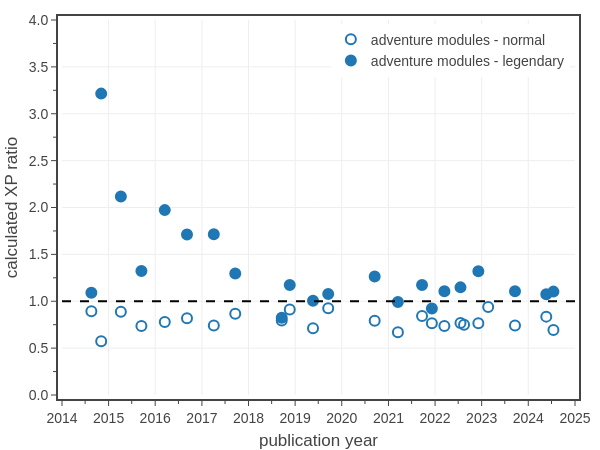

Notebook source saved alongside this figure:
### Markdown cell above
# Figures

### Code cell
# Fig. 1: plot eXP ratio vs time. Split data by book type.
from datetime import date

groups = {
    'adventure modules - normal': {
        'Legendary': ['N'],
        'marker': dict(
            size=10, 
            color='rgba(0,0,0,0.0)', 
            line=dict(color='rgba(31,119,180,1.0)', width=2)
        )
    },
    'adventure modules - legendary': {
        'Legendary': ['L','LL'],
        'marker': dict(
            size=10, 
            color='rgba(31,119,180,1.0)', 
            line=dict(color='rgba(31,119,180,1.0)', width=2)
        )
    }
}

group_columns = ['Date','group','Book']
date_range = [date(2014, 1, 1), date(2025, 1, 1)]

# plot results
fig = go.Figure()

for g in groups:
    group = groups[g]
    # summarize the current dataset
    df1 = df0[df0['CR'].between(1,30) & df0['Legendary'].isin(group['Legendary']) & df0['Book Type'].isin(['Adventure'])]
    df1['group'] = df1.apply(lambda row: 'adventure modules - normal' if row['Legendary'] == 'N' else 'adventure modules - legendary', axis=1)
    df1 = df1[group_columns + ['eXP Ratio']]

    dfG = df1.groupby(group_columns, observed=False).size().to_frame('Total').reset_index()
    dfG['eXP Ratio Mean'] = df1[group_columns + ['eXP Ratio']].groupby(group_columns, observed=False).mean().reset_index()['eXP Ratio']
    dfG['eXP Ratio Std Dev'] = df1[group_columns + ['eXP Ratio']].groupby(group_columns, observed=False).std().reset_index()['eXP Ratio']
    dfG = dfG.sort_values(by=['Date'])
    dfG = dfG[dfG['Total'].ge(1)]
    
    fig.add_trace(go.Scatter(
        x=np.array(dfG['Date']), 
        y=dfG['eXP Ratio Mean'],
        mode='markers',
        name=g,
    ))

    fig.update_traces(
        selector=dict(name=g),
        customdata = np.stack((dfG['Book'], dfG['Total']), axis=-1),
        hovertemplate = '<b>%{customdata[0]}</b><br>'
            + 'Date: %{x}<br>'
            + 'XP ratio: %{y:.2f}<br>'
            + 'Monsters: %{customdata[1]:.0f}'
            + '<extra></extra>',
        marker=group['marker'],
    )

fig.add_trace(go.Scatter(
    x=date_range, 
    y=[1, 1],
    mode='lines', 
    line=dict(color='black', dash='dash'),
    showlegend=False,
    hoverinfo='skip'
))

# show figure
fig.update_layout(
    template=tfb.FIG_TEMPLATE,
    hoverlabel=dict(bgcolor='white'),
    xaxis=dict(title_text='publication year', range=date_range, dtick="M12", minor=dict(dtick="M6")),
    yaxis=dict(title_text='calculated XP ratio', range=[0, 4.0], dtick=0.5, tickformat='.1f', minor_dtick=0.25),
    legend=dict(xanchor='right', x=0.99, yanchor='top',  y=0.99),
    width=600, 
    height=450,
)
fig.show(config=tfb.FIG_CONFIG)

# save figures
if SAVEFIGS:
    fig.update_layout(autosize=True, width=None, height=None)
    tfb.save_fig_html(fig, format='large', name='fig-exp-ratio-mean-vs-time-adventure-modules-large', style='aspect-ratio: 600/500;')
    tfb.save_fig_html(fig, format='small', name='fig-exp-ratio-mean-vs-time-adventure-modules-small', style='aspect-ratio: 600/550;')

### Figure 1 — Plotly figure (JSON) as saved in the notebook; plotly's stock layout.template omitted (floating-point values rounded to 4 significant figures)
{"data": [{"customdata": [["HotDQ", 13], ["RoT", 6], ["PotA", 37], ["OotA", 14], ["CoS", 14], ["SKT", 15], ["TftYP", 32], ["ToA", 22], ["WDH", 26], ["WDotMM", 15], ["GoS", 34], ["BGDiA", 22], ["IDRotF", 40], ["CM", 13], ["TWBtW", 24], ["SACoC", 30], ["CRCotN", 30], ["JttRC", 9], ["SAiS:LoX", 1], ["DSotDQ", 18], ["KftGV", 6], ["PaBTSO", 14], ["VEoR", 20], ["QftIS", 19]], "hovertemplate": "<b>%{customdata[0]}</b><br>Date: %{x}<br>XP ratio: %{y:.2f}<br>Monsters: %{customdata[1]:.0f}<extra></extra>", "marker": {"color": "rgba(0,0,0,0.0)", "line": {"color": "rgba(31,119,180,1.0)", "width": 2}, "size": 10}, "mode": "markers", "name": "adventure modules - normal", "type": "scatter", "x": ["2014-08-19T00:00:00", "2014-11-04T00:00:00", "2015-04-07T00:00:00", "2015-09-15T00:00:00", "2016-03-16T00:00:00", "2016-09-06T00:00:00", "2017-04-04T00:00:00", "2017-09-19T00:00:00", "2018-09-18T00:00:00", "2018-11-20T00:00:00", "2019-05-21T00:00:00", "2019-09-17T00:00:00", "2020-09-15T00:00:00", "2021-03-16T00:00:00", "2021-09-21T00:00:00", "2021-12-07T00:00:00", "2022-03-15T00:00:00", "2022-07-19T00:00:00", "2022-08-16T00:00:00", "2022-12-06T00:00:00", "2023-02-21T00:00:00", "2023-09-19T00:00:00", "2024-05-21T00:00:00", "2024-07-16T00:00:00"], "y": [0.8942, 0.5736, 0.8886, 0.7361, 0.7784, 0.8188, 0.7425, 0.8664, 0.7956, 0.9111, 0.7132, 0.9242, 0.7917, 0.6705, 0.8424, 0.7647, 0.7358, 0.7679, 0.75, 0.7656, 0.9391, 0.7426, 0.836, 0.6923]}, {"customdata": [["HotDQ", 1], ["RoT", 2], ["PotA", 4], ["OotA", 9], ["CoS", 1], ["SKT", 3], ["TftYP", 1], ["ToA", 2], ["WDH", 2], ["WDotMM", 3], ["GoS", 5], ["BGDiA", 2], ["IDRotF", 3], ["CM", 4], ["TWBtW", 2], ["SACoC", 8], ["CRCotN", 5], ["JttRC", 3], ["DSotDQ", 2], ["PaBTSO", 2], ["VEoR", 6], ["QftIS", 6]], "hovertemplate": "<b>%{customdata[0]}</b><br>Date: %{x}<br>XP ratio: %{y:.2f}<br>Monsters: %{customdata[1]:.0f}<extra></extra>", "marker": {"color": "rgba(31,119,180,1.0)", "line": {"color": "rgba(31,119,180,1.0)", "width": 2}, "size": 10}, "mode": "markers", "name": "adventure modules - legendary", "type": "scatter", "x": ["2014-08-19T00:00:00", "2014-11-04T00:00:00", "2015-04-07T00:00:00", "2015-09-15T00:00:00", "2016-03-16T00:00:00", "2016-09-06T00:00:00", "2017-04-04T00:00:00", "2017-09-19T00:00:00", "2018-09-18T00:00:00", "2018-11-20T00:00:00", "2019-05-21T00:00:00", "2019-09-17T00:00:00", "2020-09-15T00:00:00", "2021-03-16T00:00:00", "2021-09-21T00:00:00", "2021-12-07T00:00:00", "2022-03-15T00:00:00", "2022-07-19T00:00:00", "2022-12-06T00:00:00", "2023-09-19T00:00:00", "2024-05-21T00:00:00", "2024-07-16T00:00:00"], "y": [1.091, 3.215, 2.118, 1.322, 1.972, 1.712, 1.714, 1.295, 0.825, 1.173, 1.006, 1.078, 1.264, 0.9914, 1.174, 0.9222, 1.106, 1.148, 1.319, 1.106, 1.074, 1.103]}, {"hoverinfo": "skip", "line": {"color": "black", "dash": "dash"}, "mode": "lines", "showlegend": false, "type": "scatter", "x": ["2014-01-01", "2025-01-01"], "y": [1, 1]}], "layout": {"height": 450, "hoverlabel": {"bgcolor": "white"}, "legend": {"x": 0.99, "xanchor": "right", "y": 0.99, "yanchor": "top"}, "width": 600, "xaxis": {"dtick": "M12", "minor": {"dtick": "M6"}, "range": ["2014-01-01", "2025-01-01"], "title": {"text": "publication year"}}, "yaxis": {"dtick": 0.5, "minor": {"dtick": 0.25}, "range": [0, 4], "tickformat": ".1f", "title": {"text": "calculated XP ratio"}}}}
